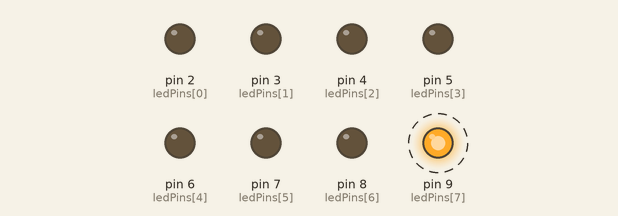
Recording of a sketch running on a simulated Arduino Uno, built with avr-gcc and run on an emulated ATmega328P. On the bench: output pins drawn as LEDs (lit = HIGH). Dashed ring = blinking.

Above: at 0.02 s.
Timing chart, 0 to 3.0 s (numbered marks = the images above):
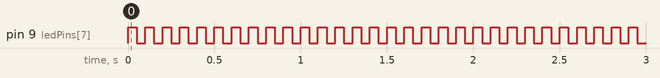

Measured:
- by itself, pin 9 (ledPins[7]): alternates HIGH for 0.05 s and LOW for 0.05 s

The sketch:

VannierBlink.ino
```cpp
//Cordell Vannier
//LED Blink Program

//My Functions

void blink () {
  digitalWrite (9, HIGH);
  delay(50);
  digitalWrite(9, LOW);
  delay(50);
}//end blink

//Vairables and Fucntions
//Array to hold up LED pin numbers
int ledPins [] = {2, 3, 4 , 5 , 6 , 7, 8, 9};

//turn LED's on one at a time
void blinkOn() {
 //for loop to turn each light on
for (int i = 0; i < 8; i++) {
 digitalWrite (ledPins[i], HIGH); //light on
 delay(100);
  }
 for (int i = 7; i > -1; i--) {
  digitalWrite(ledPins[i], LOW); //light off
  delay(100);// end loop 1
 }
for (int i = 8; i > -1; i-=2) {
 digitalWrite (ledPins[i], HIGH); //light on
 delay(50);
 }
 for (int i = 0; i < 8; i+=2) {
 digitalWrite (ledPins[i], LOW); //light off
 delay(50);//end loop 2
 }
}

//setup function
void setup () {
  pinMode(2, OUTPUT);
  pinMode(3, OUTPUT);
  pinMode(4, OUTPUT);
  pinMode(5, OUTPUT);
  pinMode(6, OUTPUT);
  pinMode(7, OUTPUT);
  pinMode(8, OUTPUT);
  pinMode(9, OUTPUT);
}


//loop function
void loop () {
  blink();
}
```
